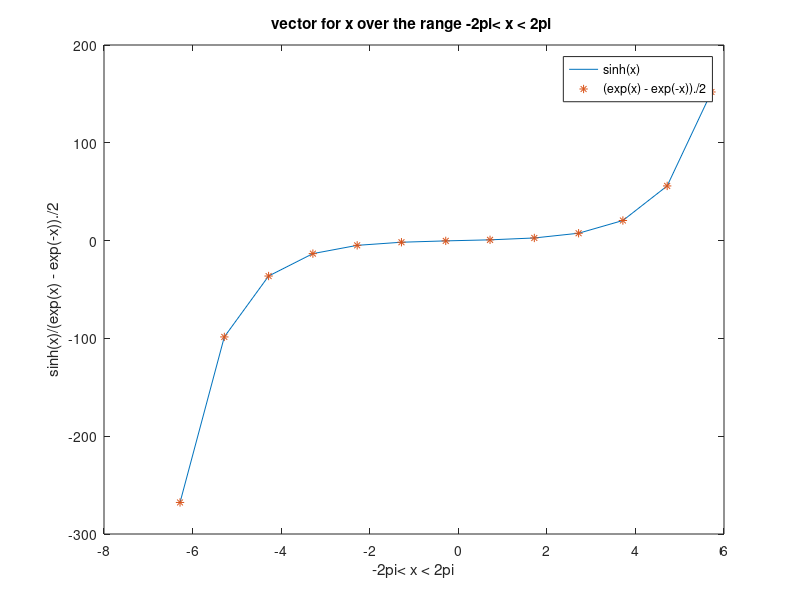

MATLAB code for this plot:
x = (-2*pi : 2*pi);
 y = sinh(x);
  z = (exp(x) - exp(-x))./2;
  
  plot(x,y,x,z,'*');
  title("vector for x over the range -2pi< x < 2pi ");
  xlabel("-2pi< x < 2pi");
  ylabel("sinh(x)/(exp(x) - exp(-x))./2");
  legend('sinh(x)' ,'(exp(x) - exp(-x))./2'); 
  